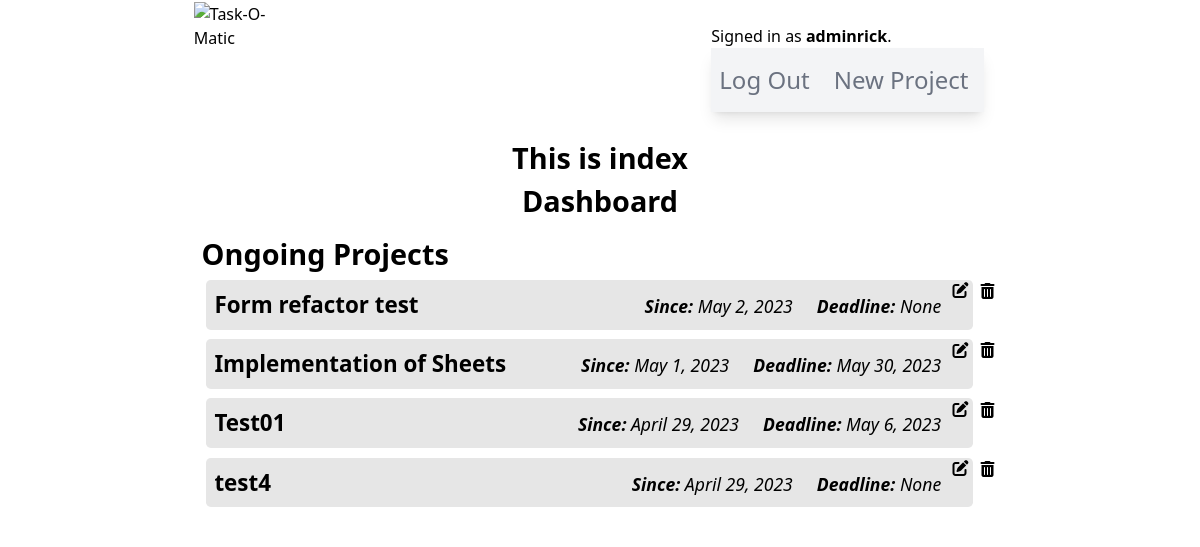
/ (signed in), run on the app's committed database.
### taskomatic/models.py (models this page shows, shortened)
class User(AbstractUser):
    pass

class Project(models.Model):
    user = models.ForeignKey(User, on_delete=models.CASCADE)
    owner = models.CharField(max_length=80)
    projectName = models.CharField(max_length=160)
    projectDescription = models.CharField(max_length=350)
    hasDeadline = models.BooleanField(default=False)
    hasInventory = models.BooleanField(default=False)
    hasTasks = models.BooleanField(default=False)
    creationDate = models.DateField()
    deadlineDate = models.DateField(null=True, blank=True)

### taskomatic/views.py (the view)
# urls.py: path("", views.index, name="index"),
def index(request):
    projects = Project.objects.all().order_by('-creationDate')
    return render(request, "taskomatic/index.html", {
        "projects": projects
    })

### taskomatic/templates/taskomatic/index.html (shortened to what this page needs)
{% extends "./layout.html" %}
{% load static %}
{% block body %}
{% if user.is_authenticated %}
    <div id="dashboardContainer">
        <h2>This is index</h2>
        <h2>Dashboard</h2>
        <div id="ongoingProjectsContainer">
            <h2>Ongoing Projects</h2>
            <ul>
            {% if projects %}
                {% for project in projects %}
                <div id="projectInstanceContainer">
                    <a id="projectInstanceAnchor" href="{% url 'projectPage' project.id %}">
                        <li id="projectInstance">
                            <span style="cursor: default"><b>{{ project.projectName }}</b></span>
                            <span class="flex justify-between">
                                <span><i class="dateCaption"><b>Since:</b> {{ project.creationDate }}</i></span>
                                <span><i class="dateCaption"><b>Deadline:</b> {{ project.deadlineDate }}</i></span>
                            </span>
                        </li>
                    </a>
                    <form method="POST" action="{% url 'editProject' %}" name="indexEditForm{{ project.id }}" id="indexEditForm{{ project.id }}">
                        <i id="indexEditIcon{{project.id}}" class="fa-solid fa-pen-to-square indexEditIcon"></i>
                    </form>
                    <i id="indexDeleteIcon{{project.id}}" class="fa-solid fa-trash-can relative top-2 right-1 cursor-pointer indexDeleteIcon"></i>
                </div>
                {% endfor %}
            {% else %}
                <li>No projects.</li>
            {% endif %}
            </ul>
        </div>
    </div>
{% endif %}
{% endblock body %}

### taskomatic/templates/taskomatic/layout.html (shortened to what this page needs)
{% load static %}
<!DOCTYPE html>
<html lang="en">
<head>
    <link href="{% static 'taskomatic/styles.css' %}" rel="stylesheet">
    <link rel="stylesheet" href="https://cdnjs.cloudflare.com/ajax/libs/font-awesome/6.4.0/css/all.min.css"
/>
    <script src="https://cdn.tailwindcss.com"></script>
</head>
<body>
    <header>
        <a href="{% url 'index' %}"><img id="taskLogo" src="https://escrituras-eremitas.com/wp-content/uploads/2023/04/task-O-maticLogo.png" alt="Task-O-Matic"></a>
        <div class="navSection">
            <div>
                {% if user.is_authenticated %}
                    Signed in as <strong>{{ user.username }}</strong>.
                {% else %}
                    Not signed in.
                {% endif %}
            </div>
                <ul class="relative max-w-2xl flex flex-wrap items-center justify-between py-4 bg-gray-100 text-gray-500
                hover:text-gray-700 focus:text-gray-700 shadow-lg navbar navbar-expand-lg navbar-light">
                    {% if user.is_authenticated %}
                        <li class="nav-item pr-2">
                            <a class="nav-link text-2xl text-gray-500 hover:text-gray-700
                            focus:text-gray-700 p-2" href="{% url 'logout' %}">Log Out</a>
                        </li>
                        <li class="nav-item pr-2">
                            <a class="nav-link text-2xl text-gray-500 hover:text-gray-700
                            focus:text-gray-700 p-2" href="{% url 'newProject' %}">New Project</a>
                        </li>
                    {% endif %}
                </ul>
            </div>
    </header>
    {% block body %}
    {% endblock %}
</body>
</html>

### taskomatic/static/taskomatic/styles.css (style rules this page uses)
html { font-size: 16px; }
* { margin: 0; padding: 0; box-sizing: border-box; }
h2 { font-size: 1.8rem !important; font-weight: 600 !important; }
header { display: flex; justify-content: space-around; }
#taskLogo { max-width: 30rem; margin: 2%; }
.navSection { max-width: 20rem; margin: 2%; }
#dashboardContainer { display: flex; flex-direction: column; align-items: center; width: 80%; margin: 0 auto; }
#ongoingProjectsContainer { width: 85%; padding: 1%; }
#projectInstanceContainer { display: flex; justify-content:flex-start; width: 100%; }
#projectInstance { display: flex; justify-content: space-between; width: 100%; font-size: 1.4rem; margin: 0.3rem; padding: 0.5rem; background-color: rgba(128, 128, 128, 0.2); border-radius: 0.3rem; }
#projectInstanceAnchor { cursor: default; width: 100%; }
.indexEditIcon { position: relative; right: 1rem; top: 0.2rem; cursor: pointer; }
.dateCaption { cursor: default; font-size: 1.1rem; padding-right: 1.5rem; }

### data on the page
User: username "adminrick"
Project: projectName "Form refactor test", creationDate "May 2, 2023", deadlineDate "None"
Project: projectName "Implementation of Sheets", creationDate "May 1, 2023", deadlineDate "May 30, 2023"
Project: projectName "Test01", creationDate "April 29, 2023", deadlineDate "May 6, 2023"
Project: projectName "test4", creationDate "April 29, 2023", deadlineDate "None"
